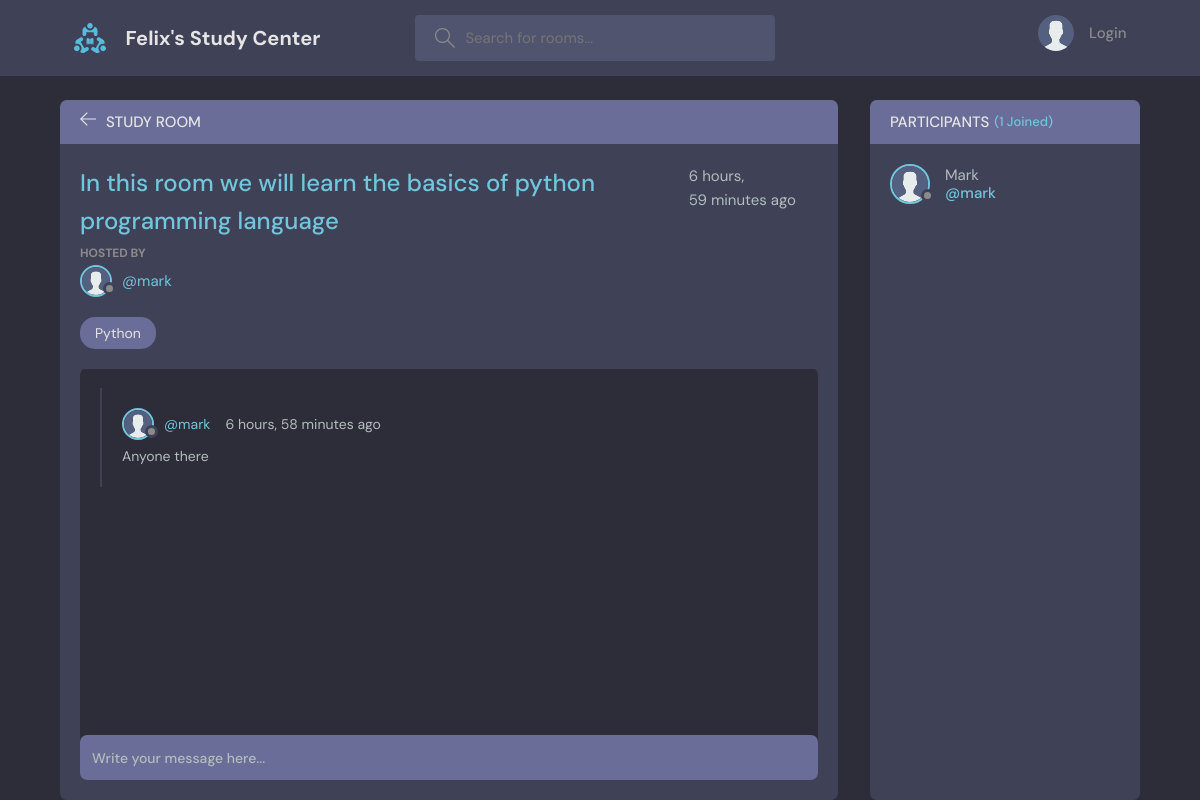
The app's page /rooms/2/ with its own data.
### base/models.py (models this page shows, shortened)
class Room(models.Model):
    host = models.ForeignKey(User, on_delete=models.SET_NULL, null=True)
    topic = models.ForeignKey(Topic, on_delete=models.SET_NULL, null=True)
    name = models.CharField(max_length=200)
    description = models.TextField(null=True, blank=True)
    participants = models.ManyToManyField(User, related_name='participants', blank=True)
    updated = models.DateTimeField(auto_now=True)
    created = models.DateTimeField(auto_now_add=True)
    class Meta:
        ordering = ['-updated', '-created']

class User(AbstractUser):
    name = models.CharField(max_length=200, null=True)
    email = models.EmailField(null=True, unique=True)
    bio = models.TextField(null=True)
    avatar = models.ImageField(upload_to='', null=True, default='avatar.svg')
    USERNAME_FIELD = 'email'
    REQUIRED_FIELDS = []

class Topic(models.Model):
    name = models.CharField(max_length=200)
    def __str__(self):
        return self.name

class Message(models.Model):
    user = models.ForeignKey(User, on_delete=models.CASCADE)
    room = models.ForeignKey(Room, on_delete=models.CASCADE)
    message = models.TextField()
    updated = models.DateTimeField(auto_now=True)
    created = models.DateTimeField(auto_now_add=True)
    class Meta:
        ordering = ['-updated', '-created']

### base/views.py (the view, shortened to what this page needs)
# urls.py: path('rooms/<str:pk>/', views.room, name='room'),
def room(request, pk):
    room = Room.objects.get(id=pk)
    room_messages = room.message_set.all().order_by('-created')
    participants = room.participants.all()
    context = {
        "room": room,
        "room_messages": room_messages,
        "participants": participants
    }
    return render(request, 'base/room.html', context)

### base/templates/base/room.html (shortened to what this page needs)
{% extends 'main.html' %}
{% block content %}
<main class="profile-page layout layout--2">
  <div class="container">
    <div class="room">
      <div class="room__top">
        <div class="room__topLeft">
          <a href="{% url 'home' %}">
            <svg version="1.1" xmlns="http://www.w3.org/2000/svg" width="32" height="32" viewBox="0 0 32 32">
              <title>arrow-left</title>
              <path
                d="M13.723 2.286l-13.723 13.714 13.719 13.714 1.616-1.611-10.96-10.96h27.625v-2.286h-27.625l10.965-10.965-1.616-1.607z">
              </path>
            </svg>
          </a>
          <h3>Study Room</h3>
        </div>
      </div>
      <div class="room__box scroll">
        <div class="room__header scroll">
          <div class="room__info">
            <h3>{{room.name}}</h3>
            <span>{{room.created|timesince}} ago</span>
          </div>
          <div class="room__hosted">
            <p>Hosted By</p>
            <a href="{% url 'user-profile' room.host.id %}" class="room__author">
              <div class="avatar avatar--small">
                <img src="{{room.host.avatar.url}}" />
              </div>
              <span>@{{room.host.username}}</span>
            </a>
          </div>
          <span class="room__topics">{{room.topic}}</span>
        </div>
        <div class="room__conversation">
          <div class="threads scroll">
            {% for message in room_messages %}
            <div class="thread">
              <div class="thread__top">
                <div class="thread__author">
                  <a href="{% url 'user-profile' message.user.id %}" class="thread__authorInfo">
                    <div class="avatar avatar--small">
                      <img src="{{message.user.avatar.url}}" />
                    </div>
                    <span>@{{message.user.username}}</span>
                  </a>
                  <span class="thread__date">{{message.created|timesince}} ago</span>
                </div>
              </div>
              <div class="thread__details">
                {{ message.message }}
              </div>
            </div>
            {% endfor %}
          </div>
        </div>
      </div>
      <div class="room__message">
        <form action="" method="POST">
          <input name="body" placeholder="Write your message here..." />
        </form>
      </div>
    </div>
    <div class="participants">
      <h3 class="participants__top">Participants <span>({{participants.count}} Joined)</span></h3>
      <div class="participants__list scroll">
        {% for user in participants %}
        <a href="{%  url 'user-profile' user.id %}" class="participant">
          <div class="avatar avatar--medium">
            <img src="{{user.avatar.url}}" />
          </div>
          <p>
            {{user.name}}
            <span>@{{user.username}}</span>
          </p>
        </a>
        {% endfor %}
      </div>
    </div>
  </div>
</main>
{% endblock content %}

### records on screen
Room: name "In this room we will learn the basics of python programming language", created "6 hours, 59 minutes", host.avatar (placeholder picture), host.username "mark", topic "Python"
Message: user.avatar (placeholder picture), user.username "mark", created "6 hours, 58 minutes", message "Anyone there"
User: avatar (placeholder picture), name "Mark", username "mark"

### other values on screen
{{ participants.count }} "1"
